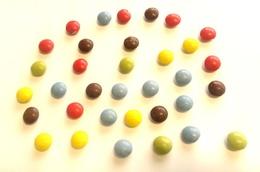
%> input picture Assignment1/candy.jpg, 260 x 172 px, shrunk from 700 x 464 before the run
$ octave candy.m   (GNU Octave 9; MATLAB toolbox functions it lacks are replaced by stand-ins)
%> lines starting %> are read from the running program, lines starting %| are printed output that depends on the picture; in (x1, y1, x2, y2) boxes, pixels count from 0 and x2, y2 are one past the last pixel; in counts of white or black regions, pixels touching at a corner belong together; the program's own positions count from 1
### Assignment1/myhist.m
function [ H, bins ] = myhist(I , nbins)
I = reshape(I, 1, numel(I) ); % reshape image in 1D vector
H = zeros(1, nbins) ; % initialize the histogram
max_val_in = 255 ; % highest input value
min_val_in = 0 ; % lowest input value
max_val_out = nbins; % highest cell index
min_val_out = 1 ; % lowest cell index
% Compute bin numbers for all pixels
f = (max_val_out - min_val_out) / (max_val_in - min_val_in); % Compute the scaling factor
idx = floor(double(I) * f) + min_val_out; % Calculate indices for all pixels
idx(idx > nbins) = nbins; % Truncate the outliers
for i = 1 : length(I) % Now iterate the image and increase appropriate histogram cell for each pixel
    H(idx(i)) = H(idx(i)) + 1;
end
% Normalize the histogram (sum of cell values equals 1)
H = H / sum(H) ;
% Compute reference values for all cells in the histogram
bins = ( (1 : nbins) - min_val_out) ./ f;

### Assignment1/otsu.m
function threshold = otsu(I)
nbins = 256;
counts = myhist(I, nbins); % Obtain the histogram
p = counts / sum(counts); % Normalize the histogram
sigma = zeros(nbins, 1);
for t = 1 : nbins
qlow = sum(p(1:t));
qhigh = sum(p(t + 1 : end));
miu_L = sum(p(1:t) .* (1:t)) / qlow;
miu_H = sum(p(t + 1 : end) .* (t + 1 : nbins)) ./ qhigh;
sigma(t) = qlow * qhigh * (miu_L - miu_H) ^ 2;
end
[~, threshold] = max(sigma(:));
end

### Assignment1/immask.m
function M = immask(RGBImage, BinImage)

RBGImage = double(RGBImage);
%split image in 3 channels
R = RGBImage(:,:,1);
G = RGBImage(:,:,2);
B = RGBImage(:,:,3);

%set corresponding pixels to 0
R(BinImage == 0) = 0;
G(BinImage == 0) = 0;
B(BinImage == 0) = 0;

M = cat(3, R, G, B);

### Assignment1/candy.m
I = imread('candy.jpg');
%> I is the input picture: size 172x260x3 uint8; mean R, G, B 241.9, 232.6, 199.2
Id = double(I);

%1) Compute mask M
Ir = Id(:,:,1);
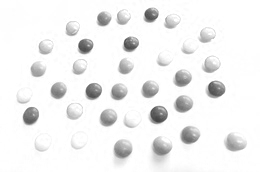
%> Ir: size 172x260 double; min 68, max 255, mean 241.9
Ig = Id(:,:,2);
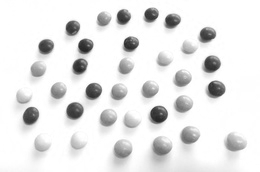
%> Ig: size 172x260 double; min 35, max 255, mean 232.6
Ib = Id(:,:,3);
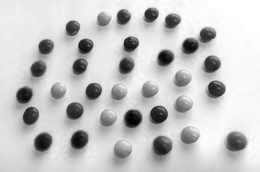
%> Ib: size 172x260 double; min 0, max 255, mean 199.2
tr = otsu(Ir);
%> after the loop in myhist, `for i = 1 : length(I)`: H = 256 values, max 23418 at index 256, min 0 at index 1, mean 174.7
%> in myhist, `H = H / sum(H) ;`: H = 256 values, max 0.524 at index 256, min 0 at index 1, mean 0.00391
%> in otsu, `counts = myhist(I, nbins);`: counts has the same summary as H in myhist
%> in otsu, `p = counts / sum(counts);`: p has the same summary as H in myhist
%> in otsu, `[~, threshold] = max(sigma(:));`: threshold = 203
%> tr = 203
tg = otsu(Ig);
%> the loop in otsu (call 2), `for t = 1 : nbins` made 256 passes
%> (qlow, qhigh, miu_L, miu_H) on passes 1 to 3: (0, 1, NaN, 233.6), (0, 1, NaN, 233.6), (0, 1, NaN, 233.6)
%> tg = 185
tb = otsu(Ib);
Mr = Ir > tr;
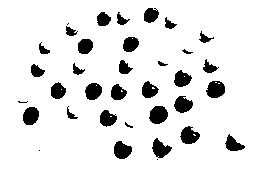
%> Mr: size 172x260 logical; 89.6% white; 35 black regions (5 under 20 px), largest, box (x1, y1, x2, y2) and area: (149, 106, 168, 124) 264, (206, 81, 225, 98) 251, (180, 126, 200, 144) 238
Mg = Ig > tg;
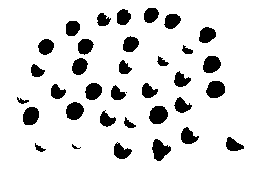
%> Mg: size 172x260 logical; 87.5% white; 35 black regions (2 under 20 px), largest, box (x1, y1, x2, y2) and area: (149, 106, 168, 124) 269, (206, 81, 225, 98) 258, (152, 139, 171, 161) 258
Mb = Ib > tb;
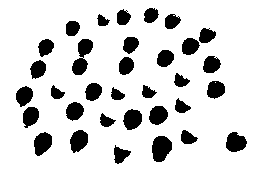
%> Mb: size 172x260 logical; 84% white; 33 black regions, largest, box (x1, y1, x2, y2) and area: (72, 39, 93, 75) 414, (152, 136, 172, 162) 400, (34, 132, 52, 156) 315
M = Mr;
M(Mg == 0) = 0;
M(Mb == 0) = 0;
%> M: size 172x260 logical; 82.3% white; 33 black regions, largest, box (x1, y1, x2, y2) and area: (72, 39, 94, 75) 416, (152, 136, 172, 162) 400, (34, 132, 52, 156) 315
M = 1 - M;
%figure; clf; imshow(M);
SE = ones(10);
M = imerode(imdilate(M, SE), SE);
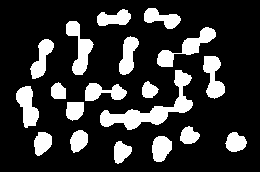
%> M: size 172x260 double; values 0 (black) and 1 (white), 19.6% white; 19 white regions, largest, box (x1, y1, x2, y2) and area: (100, 70, 193, 130) 1468, (157, 27, 216, 67) 725, (66, 21, 94, 75) 667
%figure('Name','Closing'); clf; imshow(M);
SE = ones(20);
M = imdilate(imerode(M,SE), SE);
%> M: size 172x260 double; every value is 0
%figure('Name','Opening'); clf; imshow(M);
M_candies = double(immask(I,M));
%> in immask, `R(BinImage == 0) = 0;`: R: size 172x260 uint8; every value is 0
%> in immask, `M = cat(3, R, G, B);`: M: size 172x260x3 uint8; every value is 0
%> M_candies: size 172x260x3 double; every value is 0
%figure; clf; imagesc(uint8(M_candies)); axis equal; axis tight; impixelinfo();

%2) Labels and averages
L = bwlabel(M);
no_candies = max(L(:));
[x, y, z] = size(I);
averageR = zeros(x, y, 1);
averageG = zeros(x, y, 1);
averageB = zeros(x, y, 1);
averages = zeros(no_candies, 3);
M_candiesR = double(M_candies(:,:,1));
M_candiesG = double(M_candies(:,:,2));
M_candiesB = double(M_candies(:,:,3));

for i = 1:no_candies
    R = mean(M_candiesR(L(:) == i));
    G = mean(M_candiesG(L(:) == i));
    B = mean(M_candiesB(L(:) == i));
    averageR(L(:) == i) = R;
    averageG(L(:) == i) = G;
    averageB(L(:) == i) = B;
    averages(i,1) = R;
    averages(i,2) = G;
    averages(i,3) = B;
end
%> this loop made 0 passes

Average = cat(3,uint8(averageR), uint8(averageG), uint8(averageB));
figure('Name','Average'); clf; imagesc(Average); impixelinfo();

%3)ginput
figure; imshow(I);
%> (the run ends here)
